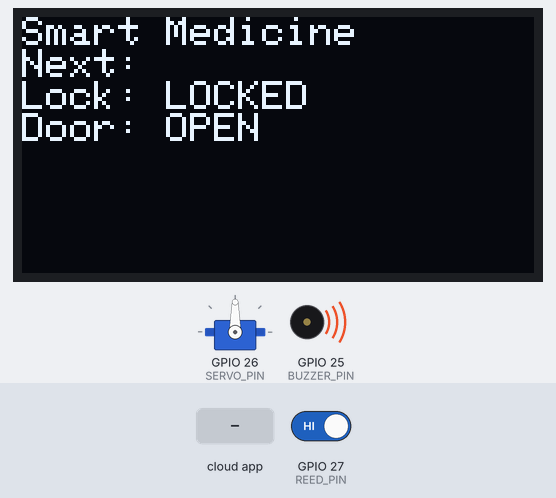
Recording of a sketch running on a simulated ESP32. On the bench: 128×64 one-colour display, servo, buzzer (waves = sounding, pin HIGH). The inputs (shaded band) are chosen by the test bench; at power-on: GPIO 27 (REED_PIN) HIGH. WiFi joins after 1.5 s; servers stay silent unless stated; the local clock reads 2024-03-15 10:24:30 at power-on unless the sketch sets it; the Firebase database answers and starts empty; what the sketch prints to the serial monitor is not drawn.

Above: at 4.6 s.
4.7 s: the phone or cloud app sets lock to UNLOCK
At 6.9 s:
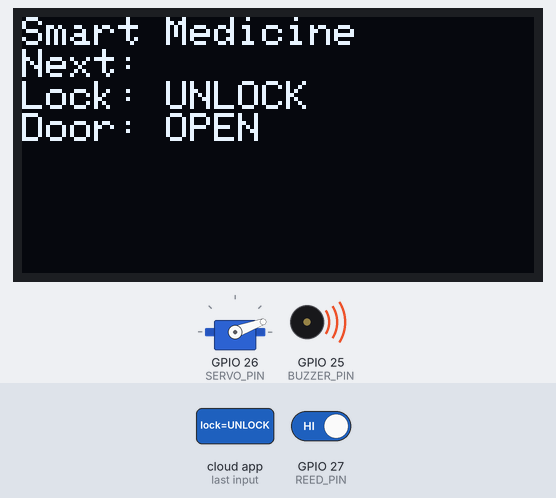
8.0 s: GPIO 27 (REED_PIN) driven LOW
At 8.5 s:
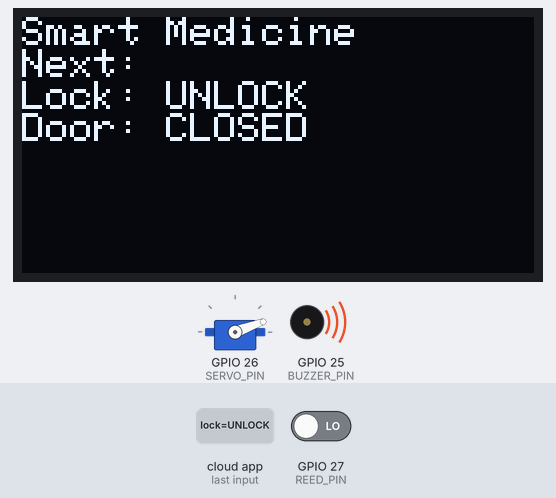
9.7 s: the phone or cloud app sets lock to LOCK
At 11.8 s:
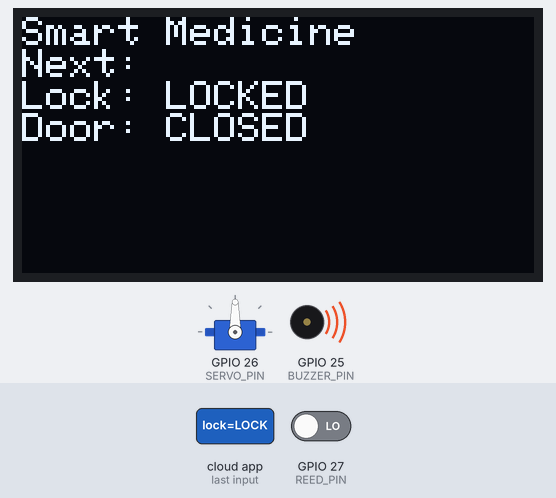
12.1 s: GPIO 27 (REED_PIN) driven HIGH
At 12.8 s:
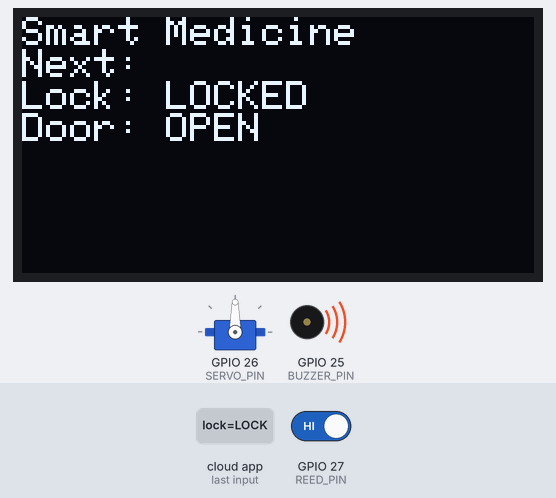
13.9 s: the phone or cloud app sets time to UNLOCK
At 21.6 s:
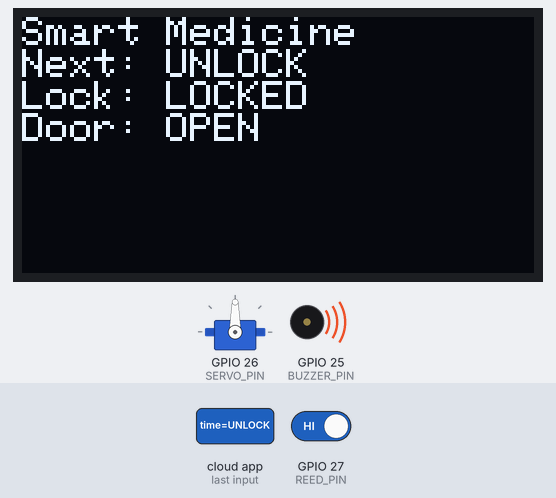
22.1 s: GPIO 27 (REED_PIN) driven LOW
At 23.3 s:
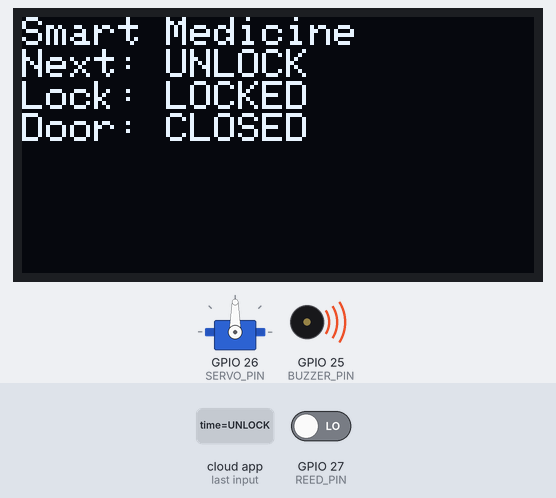
Timing chart, 0 to 24.8 s (numbered marks = the images above; inputs shaded):
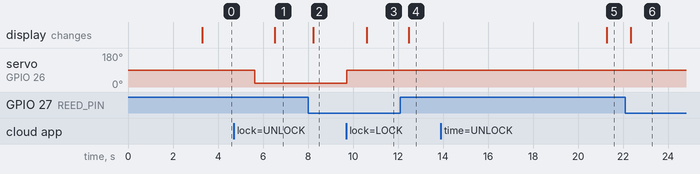

Measured:
- after the input at 4.7 s, servo on GPIO 26 (SERVO_PIN): 90° → 20° after 0.94 s; the display: changes after 1.8 s (image 1)
- after the input at 8.0 s, the display: changes after 0.23 s (image 2)
- after the input at 9.7 s, servo on GPIO 26 (SERVO_PIN): 20° → 90° at once; the display: changes after 0.90 s (image 3)
- after the input at 12.1 s, the display: changes after 0.39 s (image 4)
- after the input at 13.9 s, the display: changes after 7.4 s (image 5)
- after the input at 22.1 s, the display: changes after 0.24 s (image 6)

The sketch:

smart-medicine-cabinate.ino
```cpp
#include <WiFi.h>
#include <Wire.h>
#include <ESP32Servo.h>
#include <Adafruit_GFX.h>
#include <Adafruit_SSD1306.h>
#include <ThreeWire.h>
#include <RtcDS1302.h>
#include <Firebase_ESP_Client.h>
#include <time.h>

// ---------- WiFi ----------
const char* SSID[] = {"Ruttanaporn_2.4G","ArmKodWai","PSRU Next WiFi"};
const char* PASS[] = {"Ruttanaporn097","0834764734Arm",""};

// ---------- Firebase ----------
#define API_KEY "AIzaSyBUOUDJaobn-WYzFa_m0aaK32WjTx-6Rvg"
#define DATABASE_URL "https://smart-medicine-cabinet-e7c26-default-rtdb.asia-southeast1.firebasedatabase.app/"

// ---------- Pins ----------
#define SDA_PIN 21
#define SCL_PIN 22
#define RTC_CLK 18
#define RTC_DAT 19
#define RTC_RST 23
#define SERVO_PIN 26
#define REED_PIN 27
#define BUZZER_PIN 25

#define BUZZER_ON LOW
#define BUZZER_OFF HIGH

// LOCK = ตั้งตรง
const int LOCK_ANGLE = 90;
const int UNLOCK_ANGLE = 20;

Servo servo;
Adafruit_SSD1306 display(128,64,&Wire,-1);
ThreeWire rtcWire(RTC_DAT,RTC_CLK,RTC_RST);
RtcDS1302<ThreeWire> rtc(rtcWire);

FirebaseData fbdo;
FirebaseAuth auth;
FirebaseConfig config;

bool firebaseOK=false, oledOK=false, rtcOK=false;
bool isLocked=true, doorOpen=false, lastDoorOpen=false;
bool scheduleEnabled=true, alarmOn=false;

String lastCommand="", medicineName="Vitamin C", medicineTime="12:00";
String lastAlarmDate="", lastAlarmTime="";

unsigned long tCmd=0, tSchedule=0, tHeartbeat=0;

const String BASE="/smartMedicineCabinet";
const String DEVICE=BASE+"/device/cabinet01";
const String COMMAND=BASE+"/commands/cabinet01";
const String SCHEDULE=BASE+"/schedules/schedule001";

String two(int n){ return n<10 ? "0"+String(n) : String(n); }

String nowText(){
  RtcDateTime t=rtc.GetDateTime();
  return String(t.Year())+"-"+two(t.Month())+"-"+two(t.Day())+" "+
         two(t.Hour())+":"+two(t.Minute())+":"+two(t.Second());
}

void showStatus(){
  if(!oledOK) return;
  display.clearDisplay();
  display.setTextColor(SSD1306_WHITE);
  display.setTextSize(1);
  display.setCursor(0,0);
  display.println("Smart Medicine");
  display.print("Next: "); display.println(medicineTime);
  display.print("Lock: "); display.println(isLocked?"LOCKED":"UNLOCK");
  display.print("Door: "); display.println(doorOpen?"OPEN":"CLOSED");
  display.display();
}

void moveServo(int angle){
  servo.setPeriodHertz(50);
  servo.attach(SERVO_PIN,500,2400);
  servo.write(angle);
  delay(700);
  servo.detach();
}

void lockCabinet(){
  if(isLocked) return;
  moveServo(LOCK_ANGLE);
  isLocked=true;
  if(firebaseOK) Firebase.RTDB.setString(&fbdo,DEVICE+"/lockStatus","LOCKED");
  showStatus();
}

void unlockCabinet(){
  if(!isLocked) return;
  moveServo(UNLOCK_ANGLE);
  isLocked=false;
  if(firebaseOK) Firebase.RTDB.setString(&fbdo,DEVICE+"/lockStatus","UNLOCKED");
  showStatus();
}

void connectWiFi(){
  WiFi.mode(WIFI_STA);
  WiFi.setSleep(false);

  for(int i=0;i<3 && WiFi.status()!=WL_CONNECTED;i++){
    WiFi.begin(SSID[i],PASS[i]);
    unsigned long s=millis();
    while(WiFi.status()!=WL_CONNECTED && millis()-s<12000) delay(300);
    if(WiFi.status()!=WL_CONNECTED){ WiFi.disconnect(false,false); delay(300); }
  }

  if(WiFi.status()==WL_CONNECTED){
    Serial.println("WiFi OK");
    configTime(0,0,"pool.ntp.org","time.google.com");
    unsigned long s=millis();
    while(time(nullptr)<1700000000 && millis()-s<8000) delay(200);
    Serial.println(time(nullptr)>=1700000000 ? "NTP OK" : "NTP WAIT");
  }else Serial.println("WiFi FAIL");
}

void setupFirebase(){
  config.api_key=API_KEY;
  config.database_url=DATABASE_URL;

  if(!Firebase.signUp(&config,&auth,"","")){
    Serial.println("Firebase SignUp FAIL");
    return;
  }

  Firebase.begin(&config,&auth);
  Firebase.reconnectWiFi(true);

  unsigned long s=millis();
  while(!Firebase.ready() && millis()-s<15000) delay(100);

  firebaseOK=Firebase.ready();
  Serial.println(firebaseOK ? "Firebase OK" : "Firebase FAIL");
}

void heartbeat(){
  if(!firebaseOK) return;

  Firebase.RTDB.setBool(&fbdo,DEVICE+"/online",true);

  time_t e=time(nullptr);
  if(e>=1700000000)
    Firebase.RTDB.setInt(&fbdo,DEVICE+"/lastSeenEpoch",(int)e);

  if(rtcOK)
    Firebase.RTDB.setString(&fbdo,DEVICE+"/lastSeen",nowText());
}

void readLock(){
  if(!Firebase.RTDB.getString(&fbdo,COMMAND+"/lock")) return;

  String cmd=fbdo.stringData();
  cmd.trim(); cmd.toUpperCase();

  if(cmd==lastCommand) return;
  lastCommand=cmd;

  Serial.print("LOCK command = "); Serial.println(cmd);
  if(cmd=="LOCK") lockCabinet();
  else if(cmd=="UNLOCK") unlockCabinet();
}

void readSchedule(){
  if(Firebase.RTDB.getString(&fbdo,SCHEDULE+"/medicine"))
    medicineName=fbdo.stringData();

  if(Firebase.RTDB.getString(&fbdo,SCHEDULE+"/time"))
    medicineTime=fbdo.stringData();

  if(Firebase.RTDB.getBool(&fbdo,SCHEDULE+"/enabled"))
    scheduleEnabled=fbdo.boolData();

  Firebase.RTDB.setString(&fbdo,DEVICE+"/nextDose",medicineTime);
  showStatus();
}

void saveHistory(String status,String eventTime){
  if(!firebaseOK || !rtcOK) return;

  RtcDateTime t=rtc.GetDateTime();
  String id=String(t.Year())+two(t.Month())+two(t.Day())+"_"+
            two(t.Hour())+two(t.Minute())+two(t.Second());

  FirebaseJson j;
  j.set("medicine",medicineName);
  j.set("scheduledTime",medicineTime);
  j.set("eventTime",eventTime);
  j.set("status",status);

  Firebase.RTDB.setJSON(&fbdo,BASE+"/history/"+id,&j);
}

void medicineTaken(){
  alarmOn=false;
  digitalWrite(BUZZER_PIN,BUZZER_OFF);

  String taken=rtcOK ? nowText() : "-";

  if(firebaseOK){
    Firebase.RTDB.setString(&fbdo,DEVICE+"/doseStatus","TAKEN");
    Firebase.RTDB.setString(&fbdo,DEVICE+"/takenTime",taken);
    saveHistory("TAKEN",taken);
  }
  showStatus();
}

void checkDoor(){
  bool s=digitalRead(REED_PIN);
  if(s==lastDoorOpen) return;

  delay(30);
  s=digitalRead(REED_PIN);
  if(s==lastDoorOpen) return;

  doorOpen=lastDoorOpen=s;

  if(firebaseOK){
    Firebase.RTDB.setString(&fbdo,DEVICE+"/doorStatus",doorOpen?"OPEN":"CLOSED");
    if(doorOpen && rtcOK)
      Firebase.RTDB.setString(&fbdo,DEVICE+"/lastOpened",nowText());
  }

  if(doorOpen && alarmOn) medicineTaken();
  showStatus();
}

void startAlarm(){
  alarmOn=true;
  digitalWrite(BUZZER_PIN,BUZZER_ON);
  unlockCabinet();

  if(firebaseOK){
    Firebase.RTDB.setString(&fbdo,DEVICE+"/doseStatus","WAITING");
    saveHistory("ALERT",rtcOK?nowText():"-");
  }

  if(oledOK){
    display.clearDisplay();
    display.setTextColor(SSD1306_WHITE);
    display.setTextSize(1);
    display.setCursor(0,5);
    display.println("MEDICINE TIME");
    display.println(medicineName);
    display.print("Time: "); display.println(medicineTime);
    display.display();
  }
}

void checkMedicineTime(){
  if(!rtcOK || !scheduleEnabled) return;

  RtcDateTime t=rtc.GetDateTime();
  String tm=two(t.Hour())+":"+two(t.Minute());
  String dt=String(t.Year())+"-"+two(t.Month())+"-"+two(t.Day());

  if(tm==medicineTime && (dt!=lastAlarmDate || tm!=lastAlarmTime)){
    lastAlarmDate=dt;
    lastAlarmTime=tm;
    startAlarm();
  }
}

void setup(){
  Serial.begin(115200);

  pinMode(REED_PIN,INPUT_PULLUP);
  pinMode(BUZZER_PIN,OUTPUT);
  digitalWrite(BUZZER_PIN,BUZZER_OFF);

  Wire.begin(SDA_PIN,SCL_PIN);
  oledOK=display.begin(SSD1306_SWITCHCAPVCC,0x3C);
  if(!oledOK) oledOK=display.begin(SSD1306_SWITCHCAPVCC,0x3D);

  rtc.Begin();
  if(rtc.GetIsWriteProtected()) rtc.SetIsWriteProtected(false);
  if(!rtc.GetIsRunning()) rtc.SetIsRunning(true);
  if(!rtc.IsDateTimeValid()) rtc.SetDateTime(RtcDateTime(__DATE__,__TIME__));
  rtcOK=rtc.IsDateTimeValid();

  moveServo(LOCK_ANGLE);
  isLocked=true;

  connectWiFi();
  if(WiFi.status()==WL_CONNECTED) setupFirebase();

  doorOpen=lastDoorOpen=digitalRead(REED_PIN);

  if(firebaseOK){
    heartbeat();
    readSchedule();
    readLock();
  }

  showStatus();
}

void loop(){
  checkDoor();
  checkMedicineTime();

  if(firebaseOK && Firebase.ready()){
    unsigned long now=millis();

    if(now-tCmd>=1000){ tCmd=now; readLock(); }
    if(now-tSchedule>=10000){ tSchedule=now; readSchedule(); }
    if(now-tHeartbeat>=10000){ tHeartbeat=now; heartbeat(); }
  }

  delay(50);
}
```
